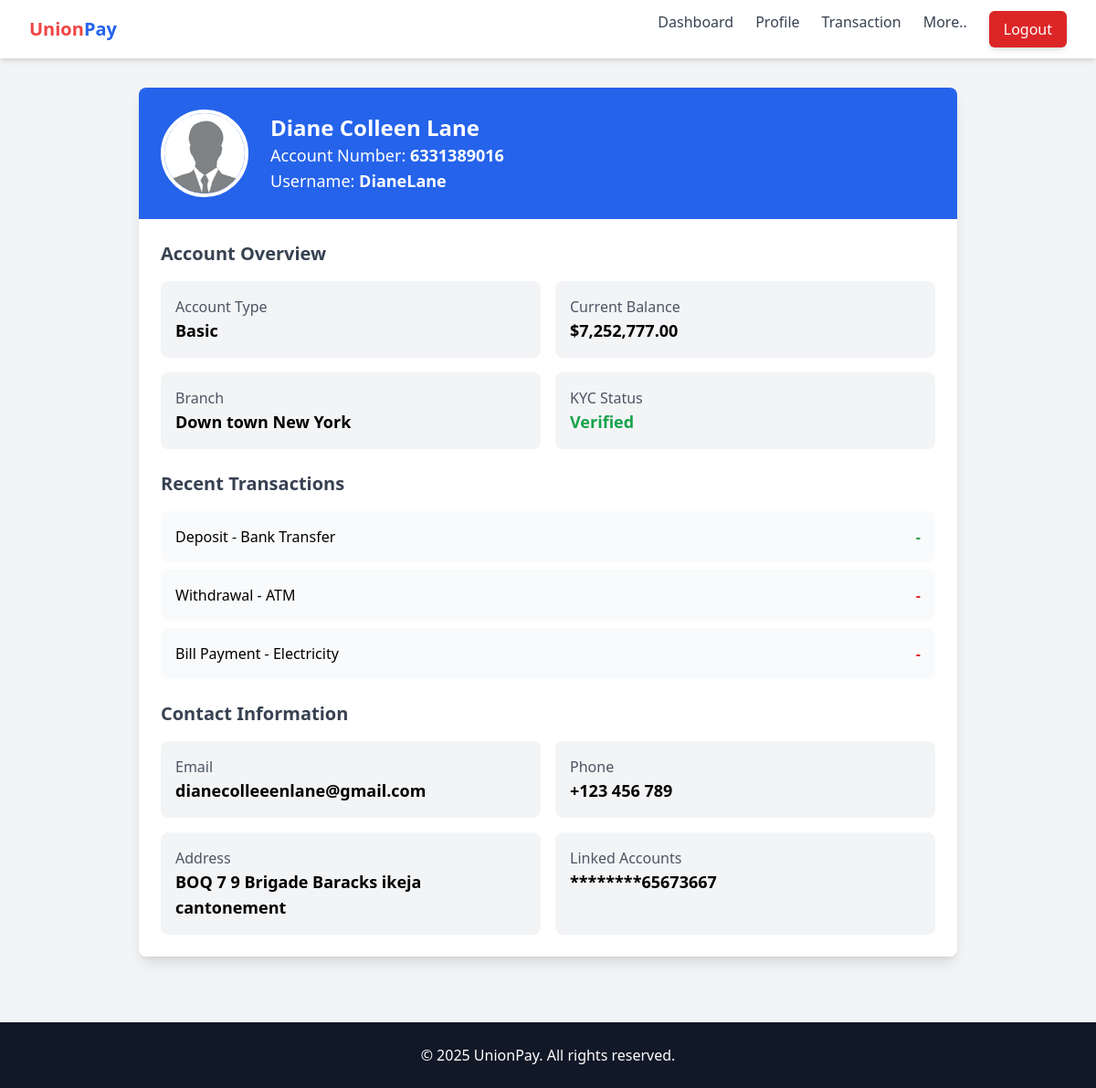
/profile/ (signed in), run on an earlier commit of the app's database.
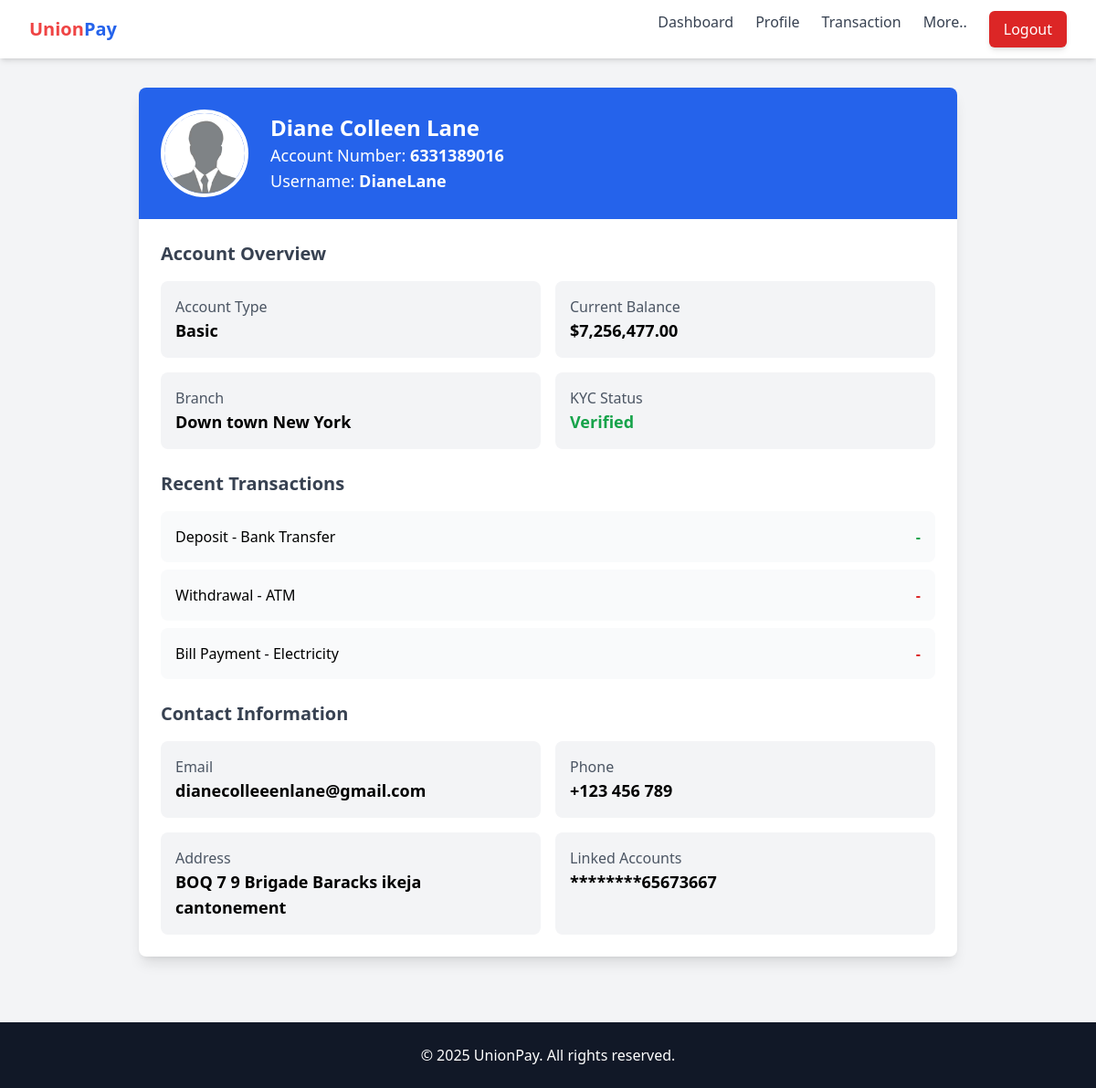
And on a later commit of the database.
### bankPages/models.py (models this page shows, shortened)
class UserProfile(models.Model):
    user = models.OneToOneField(User, on_delete=models.CASCADE)
    balance = models.DecimalField(max_digits=12, decimal_places=2, default=0.00)
    account_number = models.CharField(max_length=10, unique=True, blank=True)

### bankPages/views.py (the view)
# urls.py: path('profile/', views.profile, name='profile'),
@login_required
def profile(request):
    user_details, created = UserDetails.objects.get_or_create(user=request.user)
    try:
        user_profile = UserProfile.objects.get(user=request.user)
    except UserProfile.DoesNotExist:
        user_profile = None  # Handle case where user has no UserProfile yet
    return render(request, 'bankPages/profile.html', {
        'profile': user_details,
        'user_profile': user_profile,
    })

### bankPages/templates/bankPages/profile.html (shortened to what the changed rows need)
{% extends "bankPages/sbase.html" %}
{% load static %}
{% load humanize %}
{% block content %}
    <section class="container mx-auto px-4 py-8">
        <div class="max-w-4xl mx-auto bg-white shadow-lg rounded-lg overflow-hidden">
            <div class="bg-blue-600 p-6 text-white flex items-center">
                <div class="ml-6">
                    <h2 class="text-2xl font-bold">{{ profile.first_name }} {{ profile.middle_name }} {{ profile.last_name }}</h2>
                    <p class="text-lg">Account Number: <span class="font-semibold">{{ user_profile.account_number }}</span></p>
                </div>
            </div>
            <div class="p-6">
                <div class="grid grid-cols-2 gap-4 mt-4">
                    <div class="p-4 bg-gray-100 rounded-lg">
                        <p class="text-gray-600">Current Balance</p>
                        <p class="text-lg font-semibold">${{ user_profile.balance|intcomma }}</p>
                    </div>
                </div>
            </div>
        </div>
    </section>
{% endblock %}

What changed in the data, as far as the page shows it:
changed UserProfile: balance "7,252,777.00" → "7,256,477.00"
